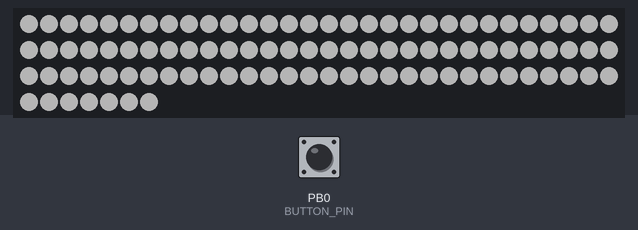
A sketch run on a simulated ATtiny85, built with avr-gcc and run on an emulated ATtiny85. Shown: 97 RGB LEDs in strip order, left to right, continuing on the next row. The test bench sets the inputs (shaded band); at power-on: PB0 (BUTTON_PIN) HIGH. Dim RGB values are drawn brighter than linear.

Above: at 4.1 s.
4.2 s: PB0 (BUTTON_PIN) pulled LOW for 0.15 s
4.9 s: PB0 (BUTTON_PIN) pulled LOW for 1 s
At 6.28 s:
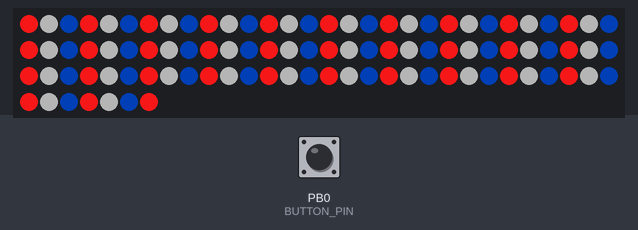
6.5 s: PB0 (BUTTON_PIN) pulled LOW for 3.2 s
At 9.0 s:
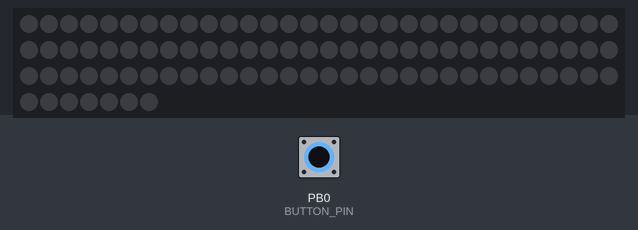
11.2 s: PB0 (BUTTON_PIN) pulled LOW for 3.2 s
At 12.97 s:
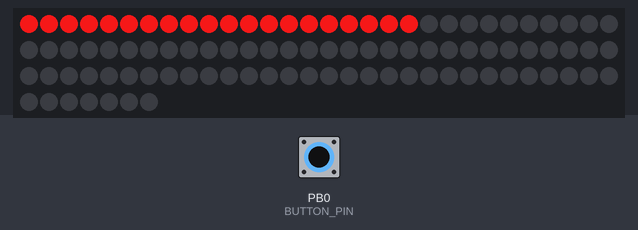
15.0 s: PB0 (BUTTON_PIN) pulsed LOW 2 times (0.12 s each, 0.3 s apart)
At 17.0 s:
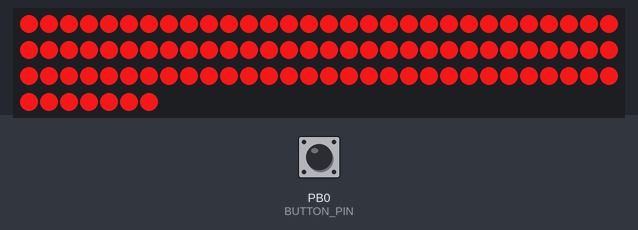

The sketch:

usahoodie.ino
```cpp
#include "./Adafruit_NeoPixel.h"
#include "./ToggleButton.h"

#define LED_PIN 1
#define BUTTON_PIN 0
#define LIGHT_STRIP_PIN 1
#define LIGHT_STRIP_LED_COUNT 97

#define MODE_COUNT 4
#define INIT_MODE -1


#define USA_WHITE strip.Color(64, 64, 64)
#define USA_BLUE strip.Color(0, 22, 63)
#define USA_RED strip.Color(224, 22, 22)

// --------------------------------------------------------------------------------

Adafruit_NeoPixel strip = Adafruit_NeoPixel(LIGHT_STRIP_LED_COUNT, LIGHT_STRIP_PIN, NEO_GRB + NEO_KHZ800);
int drawState = 0;

// --------------------------------------------------------------------------------


// --------------------------------------------------------------------------------

ToggleButton button(BUTTON_PIN, buttonPush, buttonHold);

void setup() {
  pinMode(LED_PIN, OUTPUT);
  digitalWrite(LED_PIN, HIGH);

  strip.begin();
  strip.show(); // Initialize all pixels to 'off'
  colorWipe(strip.Color(64, 64, 64), 25);
}

int currentLoop = INIT_MODE;
int stripOn = true;

void loop() {
  button.update();

  if(currentLoop != INIT_MODE && stripOn)
  {
    switch(currentLoop)
    {
      case 0:
        colorWipeDrawFrame();
        break;
      case 1:
        theaterChaseDuoDrawFrame();
        break;
      case 2:
        waveDrawFrame();
        break;
      case 3:
        skittleDrawFrame();
        break;
    }
  }
}

void buttonPush(int count)
{
  if(stripOn)
  {
    currentLoop = (currentLoop + count) % MODE_COUNT;
    startCurrentMode();
  }
}

void startCurrentMode()
{
  switch(currentLoop)
  {
    case 0:
      colorWipeSetup();
      break;
    case 1:
      theaterChaseDuoSetup();
      break;
    case 2:
      waveSetup();
      break;
    case 3:
      skittleSetup();
      break;
  }
}

void buttonHold() // Toggle
{
  if(stripOn)
  {
    // turn the strip off
    for(uint16_t i=0; i<strip.numPixels(); i++) {
      strip.setPixelColor(i, 0);
    }
    strip.show();
    stripOn = false;
  } else {
    // turn the strip on
    stripOn = true;
    currentLoop = 0;
    startCurrentMode();
  }
}

void loopCurrentMode()
{

}


// Fill the dots one after the other with a color
void colorWipe(uint32_t c, uint8_t wait)
{
  for(uint16_t i=0; i<strip.numPixels(); i++) {
      strip.setPixelColor(i, c);
      strip.show();
      delay(wait);
  }
}
```

ToggleButton.cpp
```cpp
#include "ToggleButton.h"

ToggleButton::ToggleButton(int buttonPin, void (*pushFunction)(int), void (*holdFunction)())
{
  m_pushFunction = pushFunction;
  m_holdFunction = holdFunction;

  m_pin = buttonPin;

  m_current_state = false;

  m_hold_fired = false;
  m_pressCount_fired = true;
  m_toggled = false;

  m_switch_time = 0;
  m_pressCount = 0;
  pinMode(m_pin, INPUT_PULLUP);
}

void ToggleButton::update()
{
  unsigned long millisec = millis();

  bool pinState = !digitalRead(m_pin);

  if (pinState != m_last_pin_state)
  {
    m_switch_time = millisec;
    m_toggled = false;
  }

  unsigned long timeSinceSwitch = millisec - m_switch_time;

  if (!m_toggled && timeSinceSwitch > ((unsigned long)(DEBOUNCE_DELAY))) // TOGGLE STATE
  {
    m_current_state = pinState;

    if(m_current_state) //debounce signal going up
    {
      m_pressCount++;
      m_hold_fired = false;
      m_pressCount_fired = false;
    }

    // reset both event triggers
    m_toggled = true;
  }

  if(m_current_state) // ON
  {
    if (!m_hold_fired && timeSinceSwitch > ((unsigned long)(HOLD_THRESHOLD))) // HOLD
    {
      if (m_holdFunction)
        m_holdFunction();

      m_hold_fired = true;
    }

  }
  else // OFF
  {
    if (!m_pressCount_fired && timeSinceSwitch > ((unsigned long)(RELEASE_DELAY)))
    {
      if (!m_hold_fired && m_pushFunction)
          m_pushFunction(m_pressCount);
      m_pressCount = 0;
      m_pressCount_fired = true;
    }
  }

  m_last_pin_state = pinState;
}
```

ToggleButton.h
```cpp
#ifndef _TOGGLEBUTTON_h
#define _TOGGLEBUTTON_h

#if defined(ARDUINO) && ARDUINO >= 100
#include "Arduino.h"
#else
#include "WProgram.h"
#endif

#define HOLD_THRESHOLD 1000
#define RELEASE_DELAY 300
#define DEBOUNCE_DELAY 50


class ToggleButton
{
private:
    bool m_current_state;
    bool m_last_pin_state;

    bool m_hold_fired;
    bool m_pressCount_fired;
    bool m_toggled;

    unsigned long m_switch_time;

    int m_pin;

    void (*m_holdFunction)();
    void (*m_pushFunction)(int);

    int m_pressCount;


public:
    ToggleButton(int buttonPin, void (*pushFunction)(int), void (*holdFunction)());
    void update();
};


#endif // _TOGGLEBUTTON_h
```

colorWipe.ino
```cpp
#define colorWipeWait 25

int currPixel = 0;
bool turn = false;


void colorWipeSetup()
{
  currPixel = 0;
  drawState = 0;
}

void colorWipeDrawFrame(){
  if(drawState == 0)
  {
    strip.setPixelColor(currPixel, USA_RED);
  }
  else if(drawState == 1) {
    strip.setPixelColor(currPixel, USA_WHITE);
  }
  else if(drawState == 2){
    strip.setPixelColor(currPixel, USA_BLUE);
  }
  strip.show();
  delay(colorWipeWait);

  //if we've lit up all the pixels then change color and start again
  currPixel++;
  if(currPixel >= LIGHT_STRIP_LED_COUNT)
  {
      currPixel = 0;
      drawState = (drawState +1) % 3;
  }
}
```

skittles.ino
```cpp
void skittleSetup()
{
  currPixel = 0;
}

void skittleDrawFrame()
{
  for(int i =0; i<LIGHT_STRIP_LED_COUNT; i++)
  {
    strip.setPixelColor(i, Wheel(((i * 256 / LIGHT_STRIP_LED_COUNT) + currPixel) & 255));
  }
  strip.show();
  delay(50);

  currPixel = (currPixel + 5)%256;
}

// Input a value 0 to 255 to get a color value.
// The colours are a transition r - g - b - back to r.
uint32_t Wheel(byte WheelPos) {
  if(WheelPos < 85) {
   return strip.Color(WheelPos * 3, 255 - WheelPos * 3, 0);
  } else if(WheelPos < 170) {
   WheelPos -= 85;
   return strip.Color(255 - WheelPos * 3, 0, WheelPos * 3);
  } else {
   WheelPos -= 170;
   return strip.Color(0, WheelPos * 3, 255 - WheelPos * 3);
  }
}
```

theaterChaseDuo.ino
```cpp
void theaterChaseDuoSetup()
{
  drawState = 0;
}

//Theatre-style crawling lights.
void theaterChaseDuoDrawFrame() {
  if(drawState == 0)
  {
    for (int i=0; i < strip.numPixels(); i=i+3) {
          strip.setPixelColor(i, USA_RED);    //turn every other pixel to green
    }
    for (int i=1; i < strip.numPixels(); i=i+3) {
      strip.setPixelColor(i, USA_WHITE);        //turn every other pixel o blue
    }
    for(int i= 2; i<strip.numPixels(); i= i+3){
      strip.setPixelColor(i, USA_BLUE);
    }
  }
  else if(drawState == 1)
  {
    for (int i=0; i < strip.numPixels(); i=i+3) {
          strip.setPixelColor(i, USA_BLUE);    //turn every other pixel to green
    }
    for (int i=1; i < strip.numPixels(); i=i+3) {
      strip.setPixelColor(i, USA_RED);        //turn every other pixel o blue
    }
    for(int i= 2; i<strip.numPixels(); i= i+3){
      strip.setPixelColor(i, USA_WHITE);
    }
  }
  else if(drawState == 2)
  {
    for (int i=0; i < strip.numPixels(); i=i+3) {
          strip.setPixelColor(i, USA_WHITE);    //turn every other pixel to green
    }
    for (int i=1; i < strip.numPixels(); i=i+3) {
      strip.setPixelColor(i, USA_BLUE);        //turn every other pixel o blue
    }
    for(int i= 2; i<strip.numPixels(); i= i+3){
      strip.setPixelColor(i, USA_RED);
    }
  }
  drawState = (drawState+1) % 3;
  strip.show();
  delay(100);
}
```

wave.ino
```cpp
int currPixelWave =0;

void waveSetup()
{
  drawState = 0;
  currPixelWave = 0;
}

void waveDrawFrame()
{
  //wave red up
  if(drawState == 0)
  {
     strip.setPixelColor(currPixelWave, USA_RED);
     strip.setPixelColor(LIGHT_STRIP_LED_COUNT - currPixelWave, USA_RED);
     strip.show();
     delay(25);

     currPixelWave++;
     if(currPixelWave > LIGHT_STRIP_LED_COUNT/2)
     {
       drawState = 1;
       currPixelWave--;
     }
  }
  //wave white down
  if(drawState == 1)
  {
    strip.setPixelColor(currPixelWave, USA_WHITE);
    strip.setPixelColor(LIGHT_STRIP_LED_COUNT - currPixelWave, USA_WHITE);
    strip.show();
    delay(25);

    currPixelWave--;
    if(currPixelWave < 0)
    {
      drawState = 2;
      currPixelWave++;
    }
  }
  //wave blue up
  if(drawState == 2)
  {
    strip.setPixelColor(currPixelWave, USA_BLUE);
     strip.setPixelColor(LIGHT_STRIP_LED_COUNT - currPixelWave, USA_BLUE);
     strip.show();
     delay(25);

     currPixelWave++;
     if(currPixelWave > LIGHT_STRIP_LED_COUNT/2)
     {
       drawState = 3;
       currPixelWave--;
     }
  }
  //wave white down
  if(drawState == 3)
  {
    strip.setPixelColor(currPixelWave, USA_WHITE);
    strip.setPixelColor(LIGHT_STRIP_LED_COUNT - currPixelWave, USA_WHITE);
    strip.show();
    delay(25);

    currPixelWave--;
    if(currPixelWave < 0)
    {
      drawState = 0;
      currPixelWave++;
    }
  }

}
```

Measured:
- after the input at 4.9 s, the LEDs: first differ from a run without the input after 1.3 s (image 1)
- after the input at 6.5 s, the LEDs: first differ from a run without the input after 1.2 s (image 2)
- after the input at 11.2 s, the LEDs: first change after 1.0 s (image 3 shows a later state)
